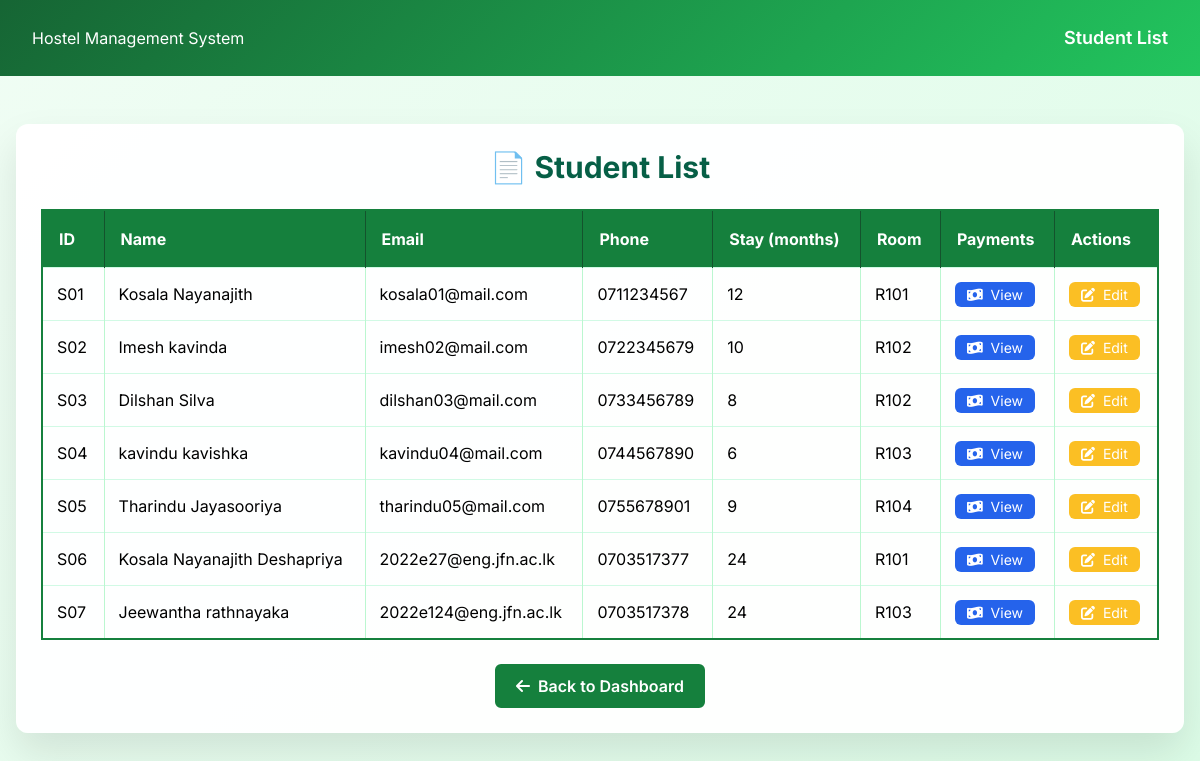
The app's page /view_students.php (signed in) with its own data.
### tables this page shows
CREATE TABLE `student` (
  `ID` varchar(10) NOT NULL,
  `Duration_of_stay` int(11) DEFAULT NULL,
  `Warden_ID` varchar(10) DEFAULT NULL
);

CREATE TABLE `user` (
  `ID` varchar(10) NOT NULL,
  `name` varchar(100) DEFAULT NULL,
  `email` varchar(100) DEFAULT NULL,
  `phonenumber` varchar(15) DEFAULT NULL,
  `password` varchar(255) DEFAULT NULL,
  `role` varchar(20) NOT NULL
);

CREATE TABLE `assigned_to` (
  `Student_ID` varchar(10) NOT NULL,
  `Room_No` varchar(10) NOT NULL,
  `Assignment_date` date DEFAULT NULL,
  `Checkout_date` date DEFAULT NULL
);

### view_students.php (the view, shortened to what this page needs)
<?php
require 'db_connect.php';
$role = $_SESSION['role'];
?>
<!DOCTYPE html>
<html lang="en">
<head>
  <link href="https://cdn.jsdelivr.net/npm/tailwindcss@2.2.19/dist/tailwind.min.css" rel="stylesheet" />
  <link rel="stylesheet" href="https://cdnjs.cloudflare.com/ajax/libs/font-awesome/6.4.0/css/all.min.css" />
</head>
<body>
  <header class="header">
    <h1>Hostel Management System</h1>
    <span class="text-lg font-semibold">Student List</span>
  </header>
  <main class="py-12 px-4 max-w-7xl mx-auto">
    <div class="glass-card">
      <h2 class="text-3xl font-bold text-green-800 mb-6 text-center">📄 Student List</h2>
      <div class="overflow-x-auto">
        <table>
          <thead>
            <tr>
              <th>ID</th>
              <th>Name</th>
              <th>Email</th>
              <th>Phone</th>
              <th>Stay (months)</th>
              <th>Room</th>
              <th>Payments</th>
              <th>Actions</th>
            </tr>
          </thead>
          <tbody>
            <?php
            if ($role === 'admin') {
                $sql = "SELECT s.ID, u.name, u.email, u.phonenumber, s.Duration_of_stay, a.Room_No
                        FROM student s
                        JOIN user u ON s.ID = u.ID
                        LEFT JOIN assigned_to a ON s.ID = a.Student_ID";
                $stmt = $conn->prepare($sql);
            }
            $stmt->execute();
            $result = $stmt->get_result();
            if ($result->num_rows > 0):
                while ($row = $result->fetch_assoc()):
            ?>
              <tr>
                <td><?= htmlspecialchars($row["ID"]); ?></td>
                <td><?= htmlspecialchars($row["name"]); ?></td>
                <td><?= htmlspecialchars($row["email"]); ?></td>
                <td><?= htmlspecialchars($row["phonenumber"]); ?></td>
                <td><?= htmlspecialchars($row["Duration_of_stay"]); ?></td>
                <td><?= htmlspecialchars($row["Room_No"] ?? 'Not Assigned'); ?></td>
                <td>
                  <a href="view_payment_student.php?id=<?= htmlspecialchars($row['ID']); ?>" class="bg-blue-600 text-white px-3 py-1 rounded-md text-sm hover:bg-blue-700">
                    <i class="fas fa-money-bill-wave mr-1"></i> View
                  </a>
                </td>
                <td>
                  <a href="edit_student.php?id=<?= htmlspecialchars($row['ID']); ?>" class="bg-yellow-400 text-white px-3 py-1 rounded-md text-sm hover:bg-yellow-500">
                    <i class="fas fa-edit mr-1"></i> Edit
                  </a>
                </td>
              </tr>
            <?php endwhile; else: ?>
              <tr>
                <td colspan="8" class="text-center text-slate-500 py-4">No students found.</td>
              </tr>
            <?php endif; $stmt->close(); ?>
          </tbody>
        </table>
      </div>
      <div class="text-center mt-6">
        <a href="<?= ($role === 'admin') ? 'admin_dashboard.php' : 'warden_dashboard.php'; ?>" class="btn-elegant btn-back">
          <i class="fas fa-arrow-left"></i> Back to Dashboard
        </a>
      </div>
    </div>
  </main>
</body>
</html>

### view_students.php (style rules this page uses)
body { font-family: 'Inter', sans-serif; background: linear-gradient(135deg, #f0fdf4, #dcfce7); margin: 0; }
.header { background: linear-gradient(135deg, #166534, #22c55e); color: white; padding: 1.5rem 2rem; display: flex; justify-content: space-between; align-items: center; }
.glass-card { background: rgba(255, 255, 255, 0.95); border: 1px solid rgba(255, 255, 255, 0.2); border-radius: 12px; padding: 1.5rem; box-shadow: 0 20px 40px rgba(0, 0, 0, 0.1); }
.btn-elegant { background: #16a34a; color: white; font-weight: 600; border-radius: 6px; padding: 0.5rem 1.2rem; display: inline-flex; align-items: center; gap: 0.5rem; }
.btn-back { border: 2px solid #15803d; background: #15803d; color: white; font-weight: 600; }
table { width: 100%; border-collapse: collapse; border: 2px solid #15803d; }
th { background: #15803d; color: white; padding: 1rem; text-align: left; border-right: 1px solid #14532d; }
td { padding: 0.875rem; border-top: 1px solid #d1fae5; border-right: 1px solid #bbf7d0; }
td:last-child, th:last-child { border-right: none; }

### records on screen
student: ID "S01", ID.name "Kosala Nayanajith", ID.email "kosala01@mail.com", ID.phonenumber "0711234567", Duration_of_stay "12", assigned_to.Room_No "R101"
student: ID "S02", ID.name "Imesh kavinda", ID.email "imesh02@mail.com", ID.phonenumber "0722345679", Duration_of_stay "10", assigned_to.Room_No "R102"
student: ID "S03", ID.name "Dilshan Silva", ID.email "dilshan03@mail.com", ID.phonenumber "0733456789", Duration_of_stay "8", assigned_to.Room_No "R102"
student: ID "S04", ID.name "kavindu kavishka", ID.email "kavindu04@mail.com", ID.phonenumber "0744567890", Duration_of_stay "6", assigned_to.Room_No "R103"
student: ID "S05", ID.name "Tharindu Jayasooriya", ID.email "tharindu05@mail.com", ID.phonenumber "0755678901", Duration_of_stay "9", assigned_to.Room_No "R104"
student: ID "S06", ID.name "Kosala Nayanajith Deshapriya", ID.email "2022e27@eng.jfn.ac.lk", ID.phonenumber "0703517377", Duration_of_stay "24", assigned_to.Room_No "R101"
student: ID "S07", ID.name "Jeewantha rathnayaka", ID.email "2022e124@eng.jfn.ac.lk", ID.phonenumber "0703517378", Duration_of_stay "24", assigned_to.Room_No "R103"
